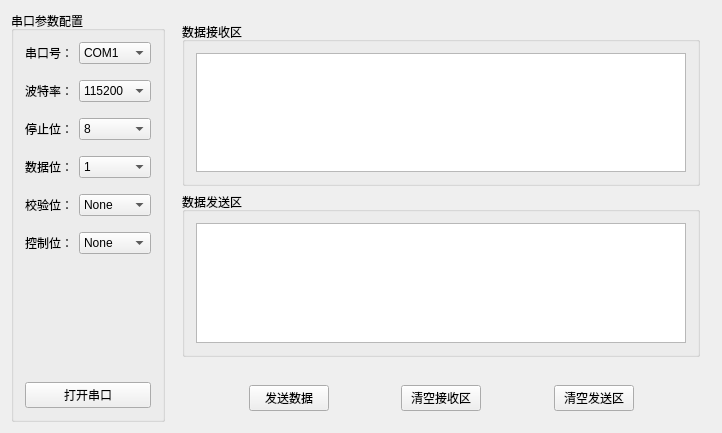
<?xml version="1.0" encoding="UTF-8"?>
<ui version="4.0">
 <class>Widget</class>
 <widget class="QWidget" name="Widget">
  <property name="geometry">
   <rect>
    <x>0</x>
    <y>0</y>
    <width>722</width>
    <height>433</height>
   </rect>
  </property>
  <property name="windowTitle">
   <string>Widget</string>
  </property>
  <layout class="QGridLayout" name="gridLayout_5">
   <item row="0" column="1">
    <widget class="QWidget" name="widget" native="true">
     <layout class="QVBoxLayout" name="verticalLayout">
      <item>
       <widget class="QGroupBox" name="groupBox_3">
        <property name="title">
         <string>数据接收区</string>
        </property>
        <layout class="QGridLayout" name="gridLayout_2">
         <item row="0" column="0">
          <widget class="QTextEdit" name="ComCvEdit"/>
         </item>
        </layout>
       </widget>
      </item>
      <item>
       <widget class="QGroupBox" name="groupBox_2">
        <property name="title">
         <string>数据发送区</string>
        </property>
        <layout class="QGridLayout" name="gridLayout_3">
         <item row="0" column="0">
          <widget class="QTextEdit" name="SendEdit"/>
         </item>
        </layout>
       </widget>
      </item>
     </layout>
    </widget>
   </item>
   <item row="1" column="1">
    <widget class="QWidget" name="widget_2" native="true">
     <layout class="QGridLayout" name="gridLayout_4">
      <item row="0" column="0">
       <spacer name="horizontalSpacer">
        <property name="orientation">
         <enum>Qt::Horizontal</enum>
        </property>
        <property name="sizeHint" stdset="0">
         <size>
          <width>40</width>
          <height>20</height>
         </size>
        </property>
       </spacer>
      </item>
      <item row="0" column="1">
       <widget class="QPushButton" name="sendBtn">
        <property name="text">
         <string>发送数据</string>
        </property>
       </widget>
      </item>
      <item row="0" column="2">
       <spacer name="horizontalSpacer_2">
        <property name="orientation">
         <enum>Qt::Horizontal</enum>
        </property>
        <property name="sizeHint" stdset="0">
         <size>
          <width>40</width>
          <height>20</height>
         </size>
        </property>
       </spacer>
      </item>
      <item row="0" column="3">
       <widget class="QPushButton" name="clearComBtn">
        <property name="text">
         <string>清空接收区</string>
        </property>
       </widget>
      </item>
      <item row="0" column="4">
       <spacer name="horizontalSpacer_3">
        <property name="orientation">
         <enum>Qt::Horizontal</enum>
        </property>
        <property name="sizeHint" stdset="0">
         <size>
          <width>40</width>
          <height>20</height>
         </size>
        </property>
       </spacer>
      </item>
      <item row="0" column="5">
       <widget class="QPushButton" name="cleanSendBtn">
        <property name="text">
         <string>清空发送区</string>
        </property>
       </widget>
      </item>
      <item row="0" column="6">
       <spacer name="horizontalSpacer_4">
        <property name="orientation">
         <enum>Qt::Horizontal</enum>
        </property>
        <property name="sizeHint" stdset="0">
         <size>
          <width>40</width>
          <height>20</height>
         </size>
        </property>
       </spacer>
      </item>
     </layout>
    </widget>
   </item>
   <item row="0" column="0" rowspan="2">
    <widget class="QGroupBox" name="groupBox">
     <property name="title">
      <string>串口参数配置</string>
     </property>
     <layout class="QGridLayout" name="gridLayout">
      <item row="5" column="1">
       <spacer name="verticalSpacer_4">
        <property name="orientation">
         <enum>Qt::Vertical</enum>
        </property>
        <property name="sizeType">
         <enum>QSizePolicy::Fixed</enum>
        </property>
        <property name="sizeHint" stdset="0">
         <size>
          <width>20</width>
          <height>10</height>
         </size>
        </property>
       </spacer>
      </item>
      <item row="0" column="1">
       <widget class="QComboBox" name="serialportBox">
        <item>
         <property name="text">
          <string>COM1</string>
         </property>
        </item>
       </widget>
      </item>
      <item row="3" column="1">
       <spacer name="verticalSpacer_5">
        <property name="orientation">
         <enum>Qt::Vertical</enum>
        </property>
        <property name="sizeType">
         <enum>QSizePolicy::Fixed</enum>
        </property>
        <property name="sizeHint" stdset="0">
         <size>
          <width>20</width>
          <height>10</height>
         </size>
        </property>
       </spacer>
      </item>
      <item row="12" column="1">
       <spacer name="verticalSpacer_2">
        <property name="orientation">
         <enum>Qt::Vertical</enum>
        </property>
        <property name="sizeHint" stdset="0">
         <size>
          <width>20</width>
          <height>60</height>
         </size>
        </property>
       </spacer>
      </item>
      <item row="2" column="0">
       <widget class="QLabel" name="baudLabel">
        <property name="text">
         <string>波特率：</string>
        </property>
       </widget>
      </item>
      <item row="0" column="0">
       <widget class="QLabel" name="portNameLabel">
        <property name="text">
         <string>串口号：</string>
        </property>
       </widget>
      </item>
      <item row="4" column="0">
       <widget class="QLabel" name="stopLabel">
        <property name="text">
         <string>停止位：</string>
        </property>
       </widget>
      </item>
      <item row="13" column="0" colspan="2">
       <widget class="QPushButton" name="openSerialBtn">
        <property name="text">
         <string>打开串口</string>
        </property>
       </widget>
      </item>
      <item row="2" column="1">
       <widget class="QComboBox" name="baudBox">
        <item>
         <property name="text">
          <string>115200</string>
         </property>
        </item>
        <item>
         <property name="text">
          <string>460800</string>
         </property>
        </item>
       </widget>
      </item>
      <item row="12" column="0">
       <spacer name="verticalSpacer">
        <property name="orientation">
         <enum>Qt::Vertical</enum>
        </property>
        <property name="sizeHint" stdset="0">
         <size>
          <width>20</width>
          <height>40</height>
         </size>
        </property>
       </spacer>
      </item>
      <item row="4" column="1">
       <widget class="QComboBox" name="stopBox">
        <item>
         <property name="text">
          <string>8</string>
         </property>
        </item>
       </widget>
      </item>
      <item row="1" column="1">
       <spacer name="verticalSpacer_6">
        <property name="orientation">
         <enum>Qt::Vertical</enum>
        </property>
        <property name="sizeType">
         <enum>QSizePolicy::Fixed</enum>
        </property>
        <property name="sizeHint" stdset="0">
         <size>
          <width>20</width>
          <height>10</height>
         </size>
        </property>
       </spacer>
      </item>
      <item row="7" column="1">
       <spacer name="verticalSpacer_3">
        <property name="orientation">
         <enum>Qt::Vertical</enum>
        </property>
        <property name="sizeType">
         <enum>QSizePolicy::Fixed</enum>
        </property>
        <property name="sizeHint" stdset="0">
         <size>
          <width>20</width>
          <height>10</height>
         </size>
        </property>
       </spacer>
      </item>
      <item row="6" column="0">
       <widget class="QLabel" name="dataLabel">
        <property name="text">
         <string>数据位：</string>
        </property>
       </widget>
      </item>
      <item row="11" column="0">
       <widget class="QLabel" name="flowcontrolLabel">
        <property name="text">
         <string>控制位：</string>
        </property>
       </widget>
      </item>
      <item row="11" column="1">
       <widget class="QComboBox" name="flowcontrolBox">
        <item>
         <property name="text">
          <string>None</string>
         </property>
        </item>
       </widget>
      </item>
      <item row="9" column="0">
       <widget class="QLabel" name="parityLabel">
        <property name="text">
         <string>校验位：</string>
        </property>
       </widget>
      </item>
      <item row="9" column="1">
       <widget class="QComboBox" name="parityBox">
        <item>
         <property name="text">
          <string>None</string>
         </property>
        </item>
       </widget>
      </item>
      <item row="6" column="1">
       <widget class="QComboBox" name="dataBox">
        <item>
         <property name="text">
          <string>1</string>
         </property>
        </item>
       </widget>
      </item>
      <item row="10" column="1">
       <spacer name="verticalSpacer_7">
        <property name="orientation">
         <enum>Qt::Vertical</enum>
        </property>
        <property name="sizeType">
         <enum>QSizePolicy::Fixed</enum>
        </property>
        <property name="sizeHint" stdset="0">
         <size>
          <width>20</width>
          <height>10</height>
         </size>
        </property>
       </spacer>
      </item>
     </layout>
    </widget>
   </item>
  </layout>
 </widget>
 <layoutdefault spacing="6" margin="11"/>
 <resources/>
 <connections/>
</ui>
